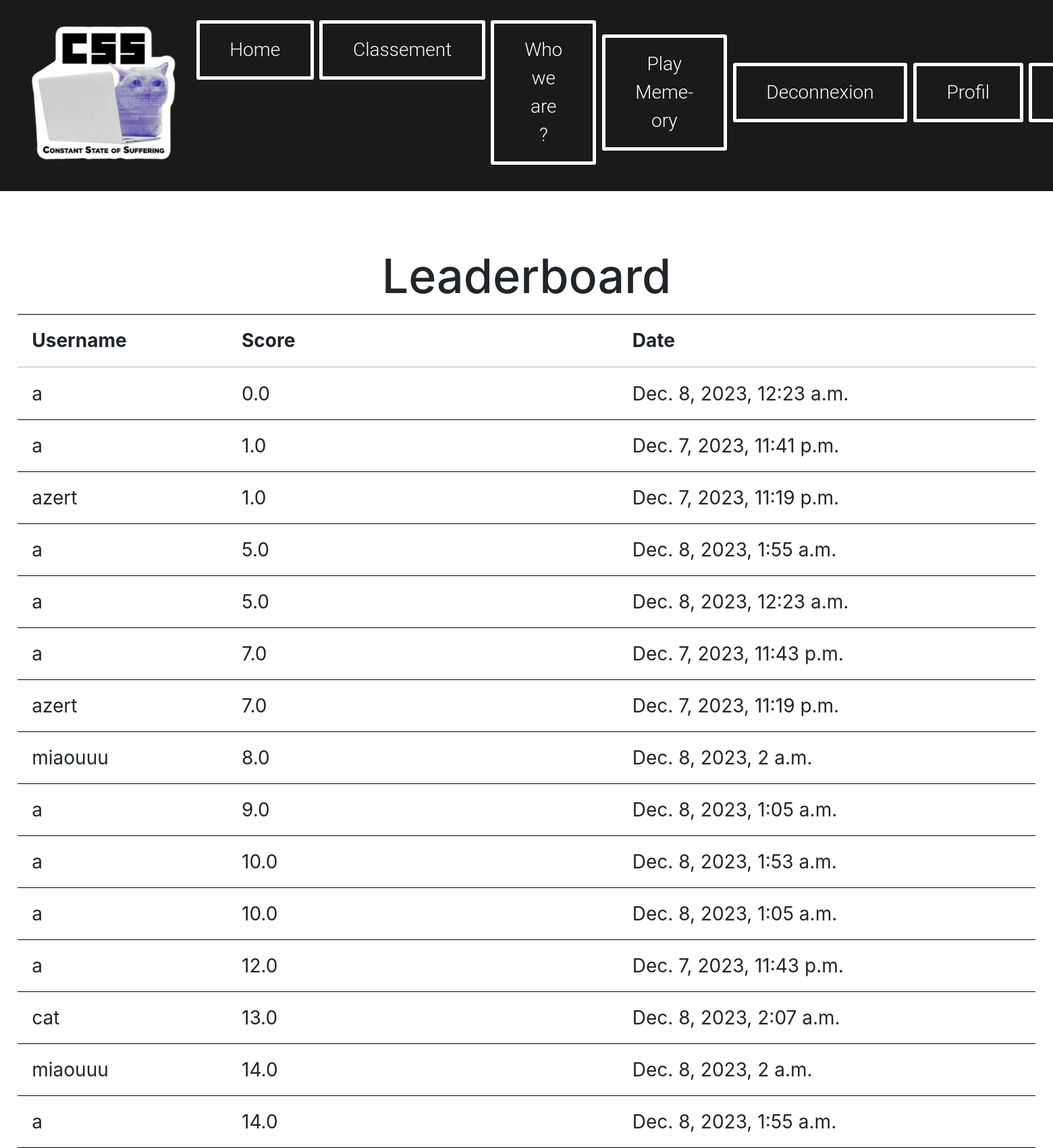
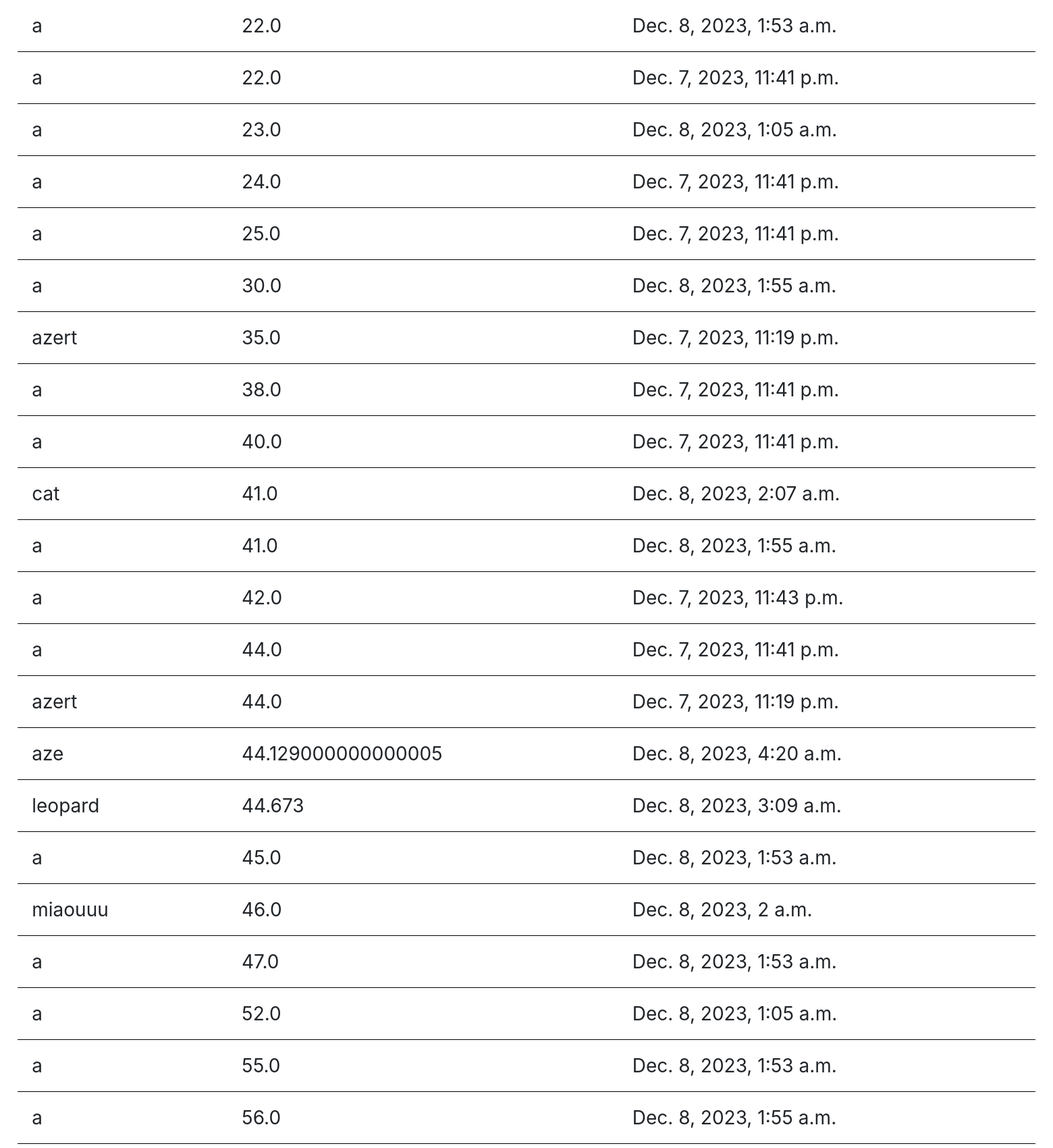
Page /Leaderboards/ (signed in, upper part) on the committed database (2 pictures, top to bottom).
### MyApp/models.py (models this page shows)
class Score(models.Model):
    user = models.ForeignKey(User, on_delete=models.CASCADE)
    score_value = models.FloatField()
    timestamp = models.DateTimeField(auto_now_add=True)

### MyApp/views.py (the view)
# urls.py: path("Leaderboards/", views.LeaderboardPage, name="Leaderboards"),
def LeaderboardPage(request):
    return render(request, "Leaderboards.html", {"topScores": Score.objects.order_by("-score_value")[::-1]})

### MyApp/templates/Leaderboards.html (shortened to what this page needs)
{% extends "header.html" %}
{% block content %}
<!DOCTYPE html>
<html lang="en">
<head>
    <link href="https://stackpath.bootstrapcdn.com/bootstrap/4.3.1/css/bootstrap.min.css" rel="stylesheet">
</head>
<body>
    <div class="container mt-5">
        <h1 class="text-center">Leaderboard</h1>
        <table class="table">
            <thead>
                <tr>
                    <th>Username</th>
                    <th>Score</th>
                    <th>Date</th>
                </tr>
            </thead>
            <tbody>
                {% for score in topScores %}
                    <tr>
                        <td>{{ score.user }}</td>
                        <td>{{ score.score_value }}</td>
                        <td>{{ score.timestamp }}</td>
                    </tr>
                {% endfor %}
            </tbody>
        </table>
    </div>
</body>
</html>
{% endblock %}

### MyApp/templates/Header.html (style rules this page uses)
body { background: url('left-background-image.jpg') left repeat-y, url('right-background-image.jpg') right repeat-y; background-size: auto 100%; background-attachment: fixed; zoom: 175%; margin: 0; ; }

### MyApp/templates/Leaderboards.html (style rules this page uses)
.container { margin-top: 5rem; }
.table { width: 100%; margin-bottom: 1rem; color: #212529; }
.table th, .table td { padding: 0.75rem; vertical-align: top; border-top: 1px solid #000000; }
.table thead th { vertical-align: bottom; border-bottom: 2px solid #dee2e6; }
.mt-5 { margin-top: 3rem !important; }

### rows in the picture
Score: user "a", score_value "0.0", timestamp "Dec. 8, 2023, 12:23 a.m."
Score: user "a", score_value "1.0", timestamp "Dec. 7, 2023, 11:41 p.m."
Score: user "azert", score_value "1.0", timestamp "Dec. 7, 2023, 11:19 p.m."
Score: user "a", score_value "5.0", timestamp "Dec. 8, 2023, 1:55 a.m."
Score: user "a", score_value "5.0", timestamp "Dec. 8, 2023, 12:23 a.m."
Score: user "a", score_value "7.0", timestamp "Dec. 7, 2023, 11:43 p.m."
Score: user "azert", score_value "7.0", timestamp "Dec. 7, 2023, 11:19 p.m."
Score: user "miaouuu", score_value "8.0", timestamp "Dec. 8, 2023, 2 a.m."
Score: user "a", score_value "9.0", timestamp "Dec. 8, 2023, 1:05 a.m."
Score: user "a", score_value "10.0", timestamp "Dec. 8, 2023, 1:53 a.m."
Score: user "a", score_value "10.0", timestamp "Dec. 8, 2023, 1:05 a.m."
Score: user "a", score_value "12.0", timestamp "Dec. 7, 2023, 11:43 p.m."
Score: user "cat", score_value "13.0", timestamp "Dec. 8, 2023, 2:07 a.m."
Score: user "miaouuu", score_value "14.0", timestamp "Dec. 8, 2023, 2 a.m."
Score: user "a", score_value "14.0", timestamp "Dec. 8, 2023, 1:55 a.m."
Score: user "a", score_value "22.0", timestamp "Dec. 8, 2023, 1:53 a.m."
Score: user "a", score_value "22.0", timestamp "Dec. 7, 2023, 11:41 p.m."
Score: user "a", score_value "23.0", timestamp "Dec. 8, 2023, 1:05 a.m."
Score: user "a", score_value "24.0", timestamp "Dec. 7, 2023, 11:41 p.m."
Score: user "a", score_value "25.0", timestamp "Dec. 7, 2023, 11:41 p.m."
Score: user "a", score_value "30.0", timestamp "Dec. 8, 2023, 1:55 a.m."
Score: user "azert", score_value "35.0", timestamp "Dec. 7, 2023, 11:19 p.m."
Score: user "a", score_value "38.0", timestamp "Dec. 7, 2023, 11:41 p.m."
Score: user "a", score_value "40.0", timestamp "Dec. 7, 2023, 11:41 p.m."
Score: user "cat", score_value "41.0", timestamp "Dec. 8, 2023, 2:07 a.m."
Score: user "a", score_value "41.0", timestamp "Dec. 8, 2023, 1:55 a.m."
Score: user "a", score_value "42.0", timestamp "Dec. 7, 2023, 11:43 p.m."
Score: user "a", score_value "44.0", timestamp "Dec. 7, 2023, 11:41 p.m."
Score: user "azert", score_value "44.0", timestamp "Dec. 7, 2023, 11:19 p.m."
Score: user "aze", score_value "44.129000000000005", timestamp "Dec. 8, 2023, 4:20 a.m."
Score: user "leopard", score_value "44.673", timestamp "Dec. 8, 2023, 3:09 a.m."
Score: user "a", score_value "45.0", timestamp "Dec. 8, 2023, 1:53 a.m."
Score: user "miaouuu", score_value "46.0", timestamp "Dec. 8, 2023, 2 a.m."
Score: user "a", score_value "47.0", timestamp "Dec. 8, 2023, 1:53 a.m."
Score: user "a", score_value "52.0", timestamp "Dec. 8, 2023, 1:05 a.m."
Score: user "a", score_value "55.0", timestamp "Dec. 8, 2023, 1:53 a.m."
Score: user "a", score_value "56.0", timestamp "Dec. 8, 2023, 1:55 a.m."
